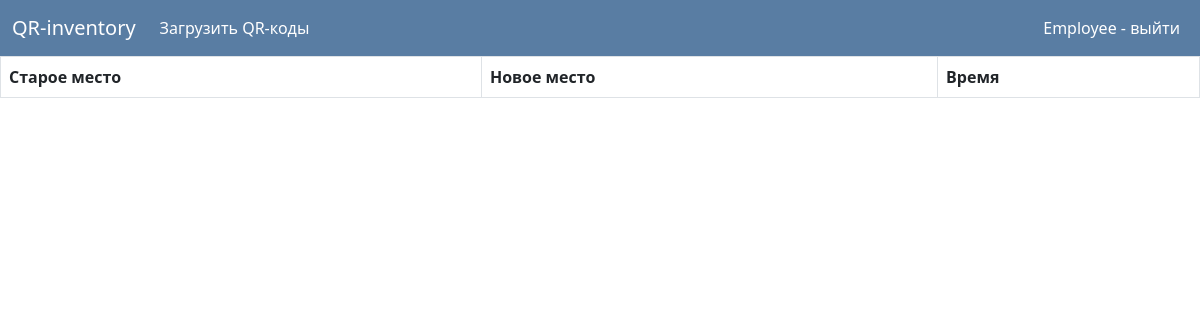
/object_history/11 (signed in), run on an earlier commit of the app's database.
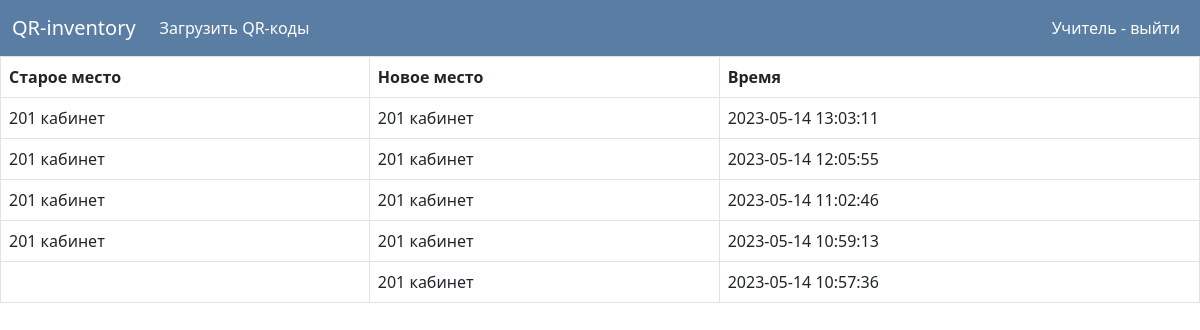
And on a later commit of the database.
### data/users.py (models this page shows, shortened)
class User(SqlAlchemyBase, UserMixin, SerializerMixin):
    __tablename__ = 'users'
    id = sqlalchemy.Column(sqlalchemy.Integer,
                           primary_key=True, autoincrement=True)
    name = sqlalchemy.Column(sqlalchemy.String)
    email = sqlalchemy.Column(sqlalchemy.String,
                              index=True, unique=True, nullable=True)
    hashed_password = sqlalchemy.Column(sqlalchemy.String, nullable=True)
    role = sqlalchemy.Column(sqlalchemy.Integer, sqlalchemy.ForeignKey('roles.id'))

### data/places.py (models this page shows)
class Place(SqlAlchemyBase, SerializerMixin):
    __tablename__ = 'places'
    id = sqlalchemy.Column(sqlalchemy.Integer,
                           primary_key=True, autoincrement=True)
    text = sqlalchemy.Column(sqlalchemy.String)

### data/history.py (models this page shows)
class History(SqlAlchemyBase, SerializerMixin):
    __tablename__ = 'history'
    id = sqlalchemy.Column(sqlalchemy.Integer,
                           primary_key=True, autoincrement=True)
    old_place_id = sqlalchemy.Column(sqlalchemy.Integer,
                                     sqlalchemy.ForeignKey('places.id'))
    new_place_id = sqlalchemy.Column(sqlalchemy.Integer,
                                     sqlalchemy.ForeignKey('places.id'))
    date = sqlalchemy.Column(sqlalchemy.DateTime,
                             default=datetime.datetime.now)
    obj_id = sqlalchemy.Column(sqlalchemy.Integer,
                               sqlalchemy.ForeignKey('objects.id'))
    def get_date(self):
        return str(self.date)[0:-7]

### front/user_pages.py (the view)
@app.route('/object_history/<int:id>')
@login_required
def object_history(id):
    db_sess = db_session.create_session()
    obj = db_sess.query(Object).filter(Object.id == id).first()
    if obj:
        histories = reversed(db_sess.query(History).filter(History.obj_id == obj.id).all())
        places = db_sess.query(Place)
        return render_template('object_history.html', obj=obj, places=places, histories=histories,
                               title='Просмотр истории')
    else:
        abort(404)

### data/db_session.py (called while the page is built)
def create_session() -> Session:
    global __factory
    return __factory()

### flask_app.py (called while the page is built)
@login_manager.user_loader
def load_user(user_id):
    return db_sess.query(User).get(user_id)

### templates/object_history.html
{% extends "user/base.html" %}
{% block content %}
    {% if histories %}
        <div class="history">
            <table class="table table-bordered" id="histTable">
                <thead>
                <tr>
                    <th>Старое место</th>
                    <th>Новое место</th>
                    <th>Время</th>
                </tr>
                </thead>
                <tbody>
                {% for hist in histories %}
                    <tr>
                        <td> {{ places.get(hist.old_place_id).text }}</td>
                        <td> {{ places.get(hist.new_place_id).text }}</td>
                        <td> {{ hist.get_date() }}</td>
                    </tr>
                {% endfor %}
                </tbody>
            </table>
        </div>
    {% else %}
        <h1 align="center">
            Данные о перемещениях отстутствуют
        </h1>
    {% endif %}
{% endblock %}

### templates/user/base.html (shortened to what this page needs)
<!doctype html>
<html lang="en">
<head>
    <link href="https://cdn.jsdelivr.net/npm/bootstrap@5.3.0-alpha3/dist/css/bootstrap.min.css" rel="stylesheet"
>
    <link rel="stylesheet" href="https://cdn.datatables.net/1.13.4/css/dataTables.bootstrap5.min.css">
    <link rel="stylesheet" href="/static/style.css">
    <link rel="stylesheet" href="https://cdnjs.cloudflare.com/ajax/libs/font-awesome/4.7.0/css/font-awesome.min.css">
</head>
<body>
<header>
    <nav class="navbar navbar-expand-lg">
        <div class="container-fluid">
            <a class="navbar-brand" href="/"> QR-inventory </a>
            <div class="collapse navbar-collapse" id="navbarNav">
                <ul class="navbar-nav">
                    <li class="nav-item">
                        <a class="nav-link" href="/download_qr">Загрузить QR-коды</a>
                    </li>
                </ul>
            </div>
            <div class="d-flex">
                {% if current_user.is_authenticated %}
                    <a class="nav-link me-2" href="/logout"> {{ current_user.name }} - выйти </a>
                {% else %}
                    <a class="btn btn-primary me-2" href="/register">Зарегистрироваться</a>
                    <a class="btn btn-primary" href="/login">Войти</a>
                {% endif %}
            </div>
        </div>
    </nav>
</header>
<main role="main" class="main_block">
    {% block content %}{% endblock %}
</main>
</body>
</html>

What changed in the data, as far as the page shows it:
changed User: name "Employee" → "Учитель"
added History: get_date "2023-05-14 13:03:11"
added Place: get "201 кабинет"
added History: get_date "2023-05-14 12:05:55"
added History: get_date "2023-05-14 11:02:46"
added History: get_date "2023-05-14 10:59:13"
added History: get_date "2023-05-14 10:57:36"
